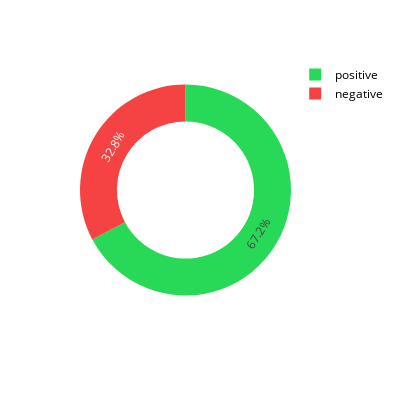

Source (notebook cell):
### Code cell
corsair_df = reviews_df[reviews_df["brand"] == "corsair"]

from_year = '2018'
to_year = '2018'
if int(from_year) >= int(to_year):
    to = int(from_year)
else:
    to = int(to_year)

to = pd.Timestamp(year=to, month=12, day=31)

year_mask = (corsair_df["timestamp"] >= from_year) & (corsair_df["timestamp"] <= to)
corsair_df_2018 = corsair_df[year_mask].copy()

fig = px.pie(
    corsair_df_2018["sentiment"].value_counts(),
    values="sentiment",
    color_discrete_sequence=["#27d957", "#f54242"],
    names=["positive", "negative"],
    hole=0.65,
    width=400,
    height=400,
)
fig.update_layout(
    {
        "plot_bgcolor": "rgba(0, 0, 0, 0)",
        "paper_bgcolor": "rgba(0, 0, 0, 0)",
        "font_color": "#000000",
    }
)

# cambiare colori editor per salvare il grafico
fig.write_image("../output/sentiment.png")
fig

### Figure 1 — Plotly figure (JSON) as saved in the notebook; plotly's stock layout.template omitted (floating-point values rounded to 4 significant figures)
{"data": [{"domain": {"x": [0.0, 1.0], "y": [0.0, 1.0]}, "hole": 0.65, "hovertemplate": "label=%{label}<br>sentiment=%{value}<extra></extra>", "labels": ["positive", "negative"], "legendgroup": "", "name": "", "showlegend": true, "values": [121, 59], "type": "pie"}], "layout": {"legend": {"tracegroupgap": 0}, "margin": {"t": 60}, "piecolorway": ["#27d957", "#f54242"], "height": 400, "width": 400, "font": {"color": "#000000"}, "plot_bgcolor": "rgba(0, 0, 0, 0)", "paper_bgcolor": "rgba(0, 0, 0, 0)"}}
